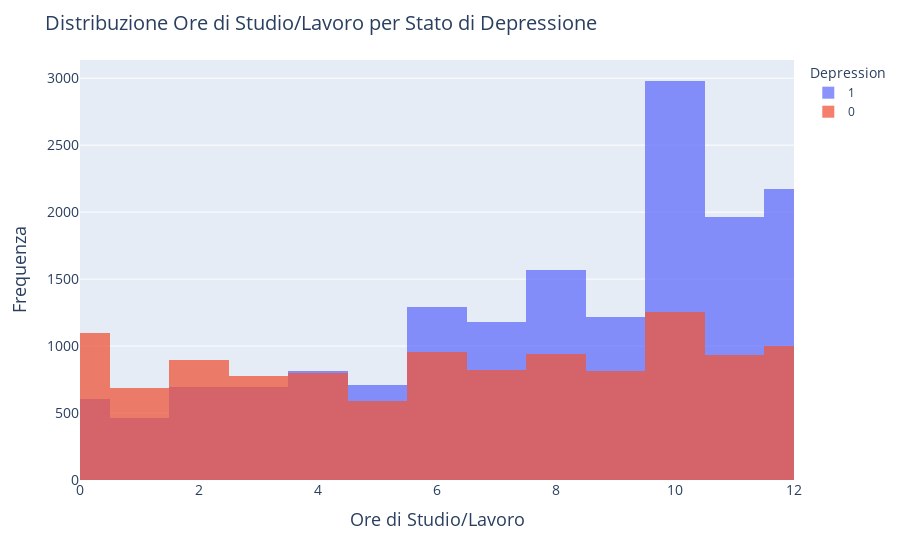

The cell this chart's notebook holds for it:
### Markdown cell above
### Slide 4

### Code cell
# Author Giada Galdiolo

# Istogramma sovrapposto che mette in relazione work/study hours per Depression
fig = px.histogram(df, x="Work/Study Hours", color="Depression")
fig.update_layout(
    barmode="overlay",
    xaxis_range=[0, 12],
    
    # Titoli e font assi
    xaxis=dict(
        title="Ore di Studio/Lavoro",
        title_font=dict(size=18),
        tickfont=dict(size=14)
    ),
    yaxis=dict(
        title="Frequenza",
        title_font=dict(size=18),
        tickfont=dict(size=14)
    ),
    
    # Titolo del grafico (opzionale)
    title=dict(
        text="Distribuzione Ore di Studio/Lavoro per Stato di Depressione",
        font=dict(size=20)
    )
)
fig.update_traces(opacity=0.75)


fig

### Figure 1 — Plotly figure (JSON) as saved in the notebook; plotly's stock layout.template omitted (floating-point values rounded to 4 significant figures; data arrays with more than 128 entries replaced by an {"elided": "..."} marker saying what was removed)
{"data": [{"alignmentgroup": "True", "bingroup": "x", "hovertemplate": "Depression=1<br>Work/Study Hours=%{x}<br>count=%{y}<extra></extra>", "legendgroup": "1", "marker": {"color": "#636efa", "pattern": {"shape": ""}}, "name": "1", "offsetgroup": "1", "opacity": 0.75, "orientation": "v", "showlegend": true, "type": "histogram", "x": {"elided": "16336 int values"}, "xaxis": "x", "yaxis": "y"}, {"alignmentgroup": "True", "bingroup": "x", "hovertemplate": "Depression=0<br>Work/Study Hours=%{x}<br>count=%{y}<extra></extra>", "legendgroup": "0", "marker": {"color": "#EF553B", "pattern": {"shape": ""}}, "name": "0", "offsetgroup": "0", "opacity": 0.75, "orientation": "v", "showlegend": true, "type": "histogram", "x": {"elided": "11565 int values"}, "xaxis": "x", "yaxis": "y"}], "layout": {"barmode": "overlay", "legend": {"title": {"text": "Depression"}, "tracegroupgap": 0}, "margin": {"t": 60}, "title": {"font": {"size": 20}, "text": "Distribuzione Ore di Studio/Lavoro per Stato di Depressione"}, "xaxis": {"anchor": "y", "domain": [0, 1], "range": [0, 12], "tickfont": {"size": 14}, "title": {"font": {"size": 18}, "text": "Ore di Studio/Lavoro"}}, "yaxis": {"anchor": "x", "domain": [0, 1], "tickfont": {"size": 14}, "title": {"font": {"size": 18}, "text": "Frequenza"}}}}
